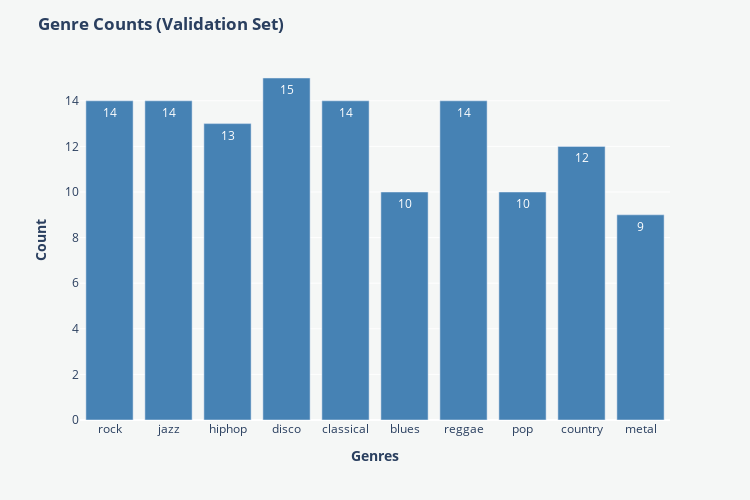

Notebook code for this chart:
### Code cell
paper_color = '#f5f7f6'
bg_color = '#f5f7f6'
colormap = 'cividis'

# Inizializzazione del dizionario dei conteggi
labels = {}

# Funzione per contare le istanze di ogni genere
def count_genres(dataset):
    labels.clear()  # Puliamo i conteggi per assicurarci di considerare solo il test set
    for sample in dataset:
        genre_label = id2label_function(sample['genre'])  # Convertiamo l'ID del genere in etichetta testuale
        labels[genre_label] = labels.get(genre_label, 0) + 1

# Conta solo i generi nel test set
count_genres(df['validation'])

# Ottenere i generi e i conteggi
genres = list(labels.keys())
counts = list(labels.values())

# Creazione del bar plot
fig = px.bar(x=genres, y=counts, text=counts)

# Personalizzazione del grafico
fig.update_traces(marker=dict(color="#4682B4"))
fig.update_layout(
    title='<b>Genre Counts (Validation Set)</b>', 
    showlegend=False, 
    height=500, 
    width=750,
    plot_bgcolor=bg_color,
    paper_bgcolor=paper_color
)
fig.update_yaxes(title_text='<b>Count</b>')
fig.update_xaxes(title_text='<b>Genres</b>')

# Mostra il grafico
fig.show()

### Figure 1 — Plotly figure (JSON) as saved in the notebook; plotly's stock layout.template omitted (floating-point values rounded to 4 significant figures)
{"data": [{"alignmentgroup": "True", "hovertemplate": "x=%{x}<br>y=%{y}<br>text=%{text}<extra></extra>", "legendgroup": "", "marker": {"color": "#4682B4", "pattern": {"shape": ""}}, "name": "", "offsetgroup": "", "orientation": "v", "showlegend": false, "text": [14, 14, 13, 15, 14, 10, 14, 10, 12, 9], "textposition": "auto", "type": "bar", "x": ["rock", "jazz", "hiphop", "disco", "classical", "blues", "reggae", "pop", "country", "metal"], "xaxis": "x", "y": [14, 14, 13, 15, 14, 10, 14, 10, 12, 9], "yaxis": "y"}], "layout": {"barmode": "relative", "height": 500, "legend": {"tracegroupgap": 0}, "margin": {"t": 60}, "paper_bgcolor": "#f5f7f6", "plot_bgcolor": "#f5f7f6", "showlegend": false, "title": {"text": "<b>Genre Counts (Validation Set)</b>"}, "width": 750, "xaxis": {"anchor": "y", "domain": [0, 1], "title": {"text": "<b>Genres</b>"}}, "yaxis": {"anchor": "x", "domain": [0, 1], "title": {"text": "<b>Count</b>"}}}}
